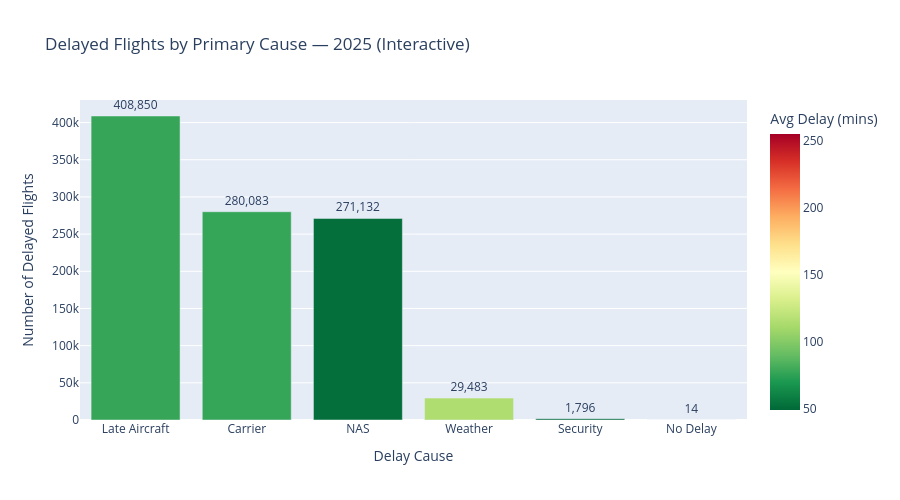

This figure's notebook cell:
### Code cell
import pandas as pd
import numpy as np
import matplotlib.pyplot as plt
import matplotlib.ticker as mtick
import seaborn as sns
import plotly.express as px
import plotly.graph_objects as go
import warnings
warnings.filterwarnings('ignore')

# Load cleaned data
df = pd.read_csv('/Users/NilkanthPatel2/Desktop/Future/Projects/flight-delay-analysis/data/cleaned/flights_cleaned.csv', low_memory=False)

# Set global Seaborn style
sns.set_theme(style='whitegrid')
plt.rcParams['figure.figsize']   = (12, 5)
plt.rcParams['figure.dpi']       = 150
plt.rcParams['axes.titlesize']   = 14
plt.rcParams['axes.titleweight'] = 'bold'

print('Shape:', df.shape)
print('Airlines:', df['airline_name'].unique())
print('Overall on-time rate:', round(df['on_time'].mean()*100,2),'%')


# Chart 1 — On-Time Rate by Airline
airline_perf = (
    df.groupby('airline_name')['on_time']
    .mean().mul(100).round(2)
    .sort_values(ascending=False)
    .reset_index()
)

fig, ax = plt.subplots(figsize=(11, 5))
colors = ['#2ECC71' if v >= 80 else '#E67E22' if v >= 70 else '#E74C3C'
          for v in airline_perf['on_time']]
bars = ax.bar(airline_perf['airline_name'], airline_perf['on_time'],
              color=colors, edgecolor='white', linewidth=0.8)

for bar in bars:
    ax.text(bar.get_x()+bar.get_width()/2, bar.get_height()+0.3,
            f'{bar.get_height():.1f}%', ha='center', va='bottom',
            fontsize=10, fontweight='bold')

ax.axhline(airline_perf['on_time'].mean(), color='navy',
           linestyle='--', linewidth=1.5, label='Industry Average')
ax.set_title('On-Time Arrival Rate by Airline — 2025', pad=15)
ax.set_xlabel('Airline')
ax.set_ylabel('On-Time Rate (%)')
ax.set_ylim(0, 105)
ax.legend()
plt.tight_layout()
plt.savefig('../visuals/01_on_time_by_airline.png', dpi=150, bbox_inches='tight')
plt.show()


# Chart 2 — Delay Causes Breakdown
cause_cols   = ['CARRIER_DELAY','WEATHER_DELAY','NAS_DELAY','SECURITY_DELAY','LATE_AIRCRAFT_DELAY']
cause_labels = ['Carrier','Weather','NAS','Security','Late Aircraft']
cause_colors = ['#E74C3C','#3498DB','#9B59B6','#F39C12','#1ABC9C']

delay_by_airline = df.groupby('airline_name')[cause_cols].mean().round(2)
delay_by_airline.columns = cause_labels

fig, ax = plt.subplots(figsize=(12, 6))
delay_by_airline.plot(kind='barh', stacked=True, ax=ax,
                      color=cause_colors, edgecolor='white', linewidth=0.5)
ax.set_title('Average Delay Minutes by Cause and Airline — 2025', pad=15)
ax.set_xlabel('Average Delay Minutes')
ax.set_ylabel('')
ax.legend(title='Delay Cause', bbox_to_anchor=(1.01, 1), loc='upper left')
plt.tight_layout()
plt.savefig('../visuals/02_delay_causes_by_airline.png', dpi=150, bbox_inches='tight')
plt.show()


# Chart 3 — Monthly On-Time Rate Trend
monthly = (
    df.groupby(['month','month_name','airline_name'])['on_time']
    .mean().mul(100).round(2).reset_index()
)

month_order = ['January','February','March','April','May','June',
               'July','August','September','October','November','December']
monthly['month_name'] = pd.Categorical(monthly['month_name'],
                                        categories=month_order, ordered=True)
monthly = monthly.sort_values('month')

fig, ax = plt.subplots(figsize=(14, 6))
for airline in monthly['airline_name'].unique():
    data = monthly[monthly['airline_name']==airline]
    ax.plot(data['month_name'], data['on_time'], marker='o',
            linewidth=2, markersize=5, label=airline)

ax.set_title('Monthly On-Time Rate by Airline — 2025', pad=15)
ax.set_xlabel('Month')
ax.set_ylabel('On-Time Rate (%)')
ax.tick_params(axis='x', rotation=45)
ax.legend(title='Airline', bbox_to_anchor=(1.01,1), loc='upper left')
ax.set_ylim(60, 100)
plt.tight_layout()
plt.savefig('../visuals/03_monthly_trend_by_airline.png', dpi=150, bbox_inches='tight')
plt.show()


# Chart 4 — Delay Distribution Histogram
late_flights = df[(df['on_time']==False) & (df['ARR_DELAY']>0)]

fig, axes = plt.subplots(1, 2, figsize=(14, 5))

sns.histplot(late_flights['ARR_DELAY'], bins=50,
             color='#E74C3C', edgecolor='white', ax=axes[0])
axes[0].set_title('Arrival Delay Distribution — All Delayed Flights')
axes[0].set_xlabel('Delay (minutes)')

sns.histplot(late_flights[late_flights['ARR_DELAY']<=180]['ARR_DELAY'],
             bins=40, color='#E74C3C', edgecolor='white', ax=axes[1])
axes[1].set_title('Arrival Delay Distribution — Under 3 Hours')
axes[1].set_xlabel('Delay (minutes)')

plt.suptitle('Flight Delay Analysis — 2025 BTS Data', fontsize=15, fontweight='bold')
plt.tight_layout()
plt.savefig('../visuals/04_delay_distribution.png', dpi=150, bbox_inches='tight')
plt.show()

print('Median delay (late flights):', late_flights['ARR_DELAY'].median().round(1), 'mins')
print('Mean delay (late flights):',   late_flights['ARR_DELAY'].mean().round(1),   'mins')
print('Delays over 4 hours:',         (late_flights['ARR_DELAY']>240).sum())


# Chart 5 — Heatmap: Airline x Day of Week
day_order = ['Monday','Tuesday','Wednesday','Thursday','Friday','Saturday','Sunday']

pivot = df.pivot_table(
    values='on_time',
    index='airline_name',
    columns='day_of_week',
    aggfunc='mean'
).mul(100).round(1)[day_order]

fig, ax = plt.subplots(figsize=(13, 5))
sns.heatmap(pivot, annot=True, fmt='.0f', cmap='RdYlGn',
            linewidths=0.5, vmin=65, vmax=90, ax=ax,
            annot_kws={'size':10})
ax.set_title('On-Time Rate (%) by Airline and Day of Week — 2025', pad=15)
ax.set_xlabel('')
ax.set_ylabel('')
plt.tight_layout()
plt.savefig('../visuals/05_heatmap_airline_day.png', dpi=150, bbox_inches='tight')
plt.show()


# Chart 6 — Delay Severity by Airline
severity_order  = ['On Time','Minor Delay','Moderate Delay','Severe Delay','Extreme Delay (4hr+)']
severity_colors = ['#27AE60','#F39C12','#E67E22','#E74C3C','#8E1414']

sev = (
    df.groupby(['airline_name','delay_severity'])
    .size().reset_index(name='count')
)
sev_pct = sev.copy()
sev_pct['pct'] = sev_pct.groupby('airline_name')['count'].transform(lambda x: x/x.sum()*100)

pivot_sev = sev_pct.pivot(index='airline_name', columns='delay_severity', values='pct')
pivot_sev = pivot_sev[[c for c in severity_order if c in pivot_sev.columns]]

fig, ax = plt.subplots(figsize=(12, 6))
pivot_sev.plot(kind='bar', stacked=True, ax=ax,
               color=severity_colors[:len(pivot_sev.columns)],
               edgecolor='white', linewidth=0.5)
ax.set_title('Flight Delay Severity Distribution by Airline — 2025', pad=15)
ax.set_xlabel('')
ax.set_ylabel('Percentage of Flights (%)')
ax.tick_params(axis='x', rotation=30)
ax.legend(title='Delay Severity', bbox_to_anchor=(1.01,1), loc='upper left', fontsize=9)
plt.tight_layout()
plt.savefig('../visuals/06_delay_severity_by_airline.png', dpi=150, bbox_inches='tight')
plt.show()


# Chart 7 — Interactive Delay Cause Chart
worst_routes = (
    df[df['on_time']==False]
    .groupby('primary_delay_cause')
    .agg(
        delayed_flights=('primary_delay_cause','count'),
        avg_delay=('ARR_DELAY','mean')
    ).round(2).reset_index()
    .sort_values('delayed_flights', ascending=False)
)

fig = px.bar(
    worst_routes,
    x='primary_delay_cause',
    y='delayed_flights',
    color='avg_delay',
    color_continuous_scale='RdYlGn_r',
    text='delayed_flights',
    title='Delayed Flights by Primary Cause — 2025 (Interactive)',
    labels={
        'primary_delay_cause': 'Delay Cause',
        'delayed_flights':     'Number of Delayed Flights',
        'avg_delay':           'Avg Delay (mins)'
    }
)
fig.update_traces(texttemplate='%{text:,}', textposition='outside')
fig.update_layout(height=500, showlegend=False)
fig.write_html('../visuals/07_delay_causes_interactive.html')
fig.show()

### Figure 1 — Plotly figure (JSON) as saved in the notebook; plotly's stock layout.template omitted (floating-point values rounded to 4 significant figures)
{"data": [{"hovertemplate": "Delay Cause=%{x}<br>Number of Delayed Flights=%{text}<br>Avg Delay (mins)=%{marker.color}<extra></extra>", "legendgroup": "", "marker": {"color": [77.41, 77.33, 52.47, 115.1, 49.41, 254.9], "coloraxis": "coloraxis", "pattern": {"shape": ""}}, "name": "", "orientation": "v", "showlegend": false, "text": [408800.0, 280100.0, 271100.0, 29480.0, 1796.0, 14.0], "textposition": "outside", "texttemplate": "%{text:,}", "type": "bar", "x": ["Late Aircraft", "Carrier", "NAS", "Weather", "Security", "No Delay"], "xaxis": "x", "y": [408850, 280083, 271132, 29483, 1796, 14], "yaxis": "y"}], "layout": {"barmode": "relative", "coloraxis": {"colorbar": {"title": {"text": "Avg Delay (mins)"}}, "colorscale": [[0, "rgb(0,104,55)"], [0.1, "rgb(26,152,80)"], [0.2, "rgb(102,189,99)"], [0.3, "rgb(166,217,106)"], [0.4, "rgb(217,239,139)"], [0.5, "rgb(255,255,191)"], [0.6, "rgb(254,224,139)"], [0.7, "rgb(253,174,97)"], [0.8, "rgb(244,109,67)"], [0.9, "rgb(215,48,39)"], [1, "rgb(165,0,38)"]]}, "height": 500, "legend": {"tracegroupgap": 0}, "showlegend": false, "title": {"text": "Delayed Flights by Primary Cause — 2025 (Interactive)"}, "xaxis": {"anchor": "y", "domain": [0, 1], "title": {"text": "Delay Cause"}}, "yaxis": {"anchor": "x", "domain": [0, 1], "title": {"text": "Number of Delayed Flights"}}}}
